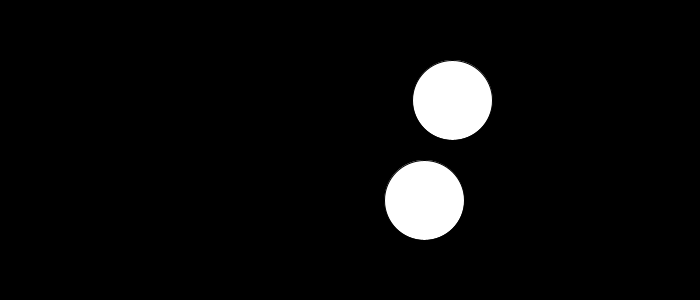
Frame 1 (no input)
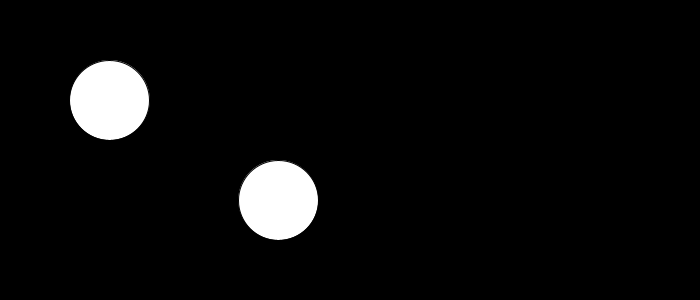
Frame 60 (the mouse pressed at the canvas centre just before this capture)
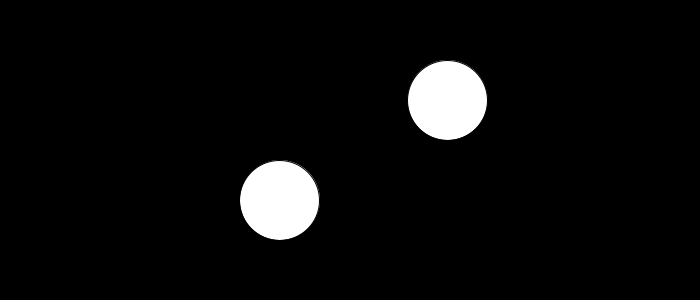
Frame 120 (the mouse held since frame 60 and released just before this capture)

The Processing sketch that drew these frames (run headless with seeded random() and noise(); from frame 60 on, the mouse is pressed at the canvas centre):

// Processing sketch: aula16_grupo01_exer04
// ── aula16_grupo01_exer04.pde
float amplificar = 700;
float tempo = 0.0;
float incremento = 0.01;
void setup(){ size(700,300); }
void draw(){
  float noise_v = noise(tempo)* amplificar;
  background(0);
ellipse(random(0,700),100,80,80);
tempo = tempo + incremento;
ellipse(noise_v, 200, 80, 80);
}
